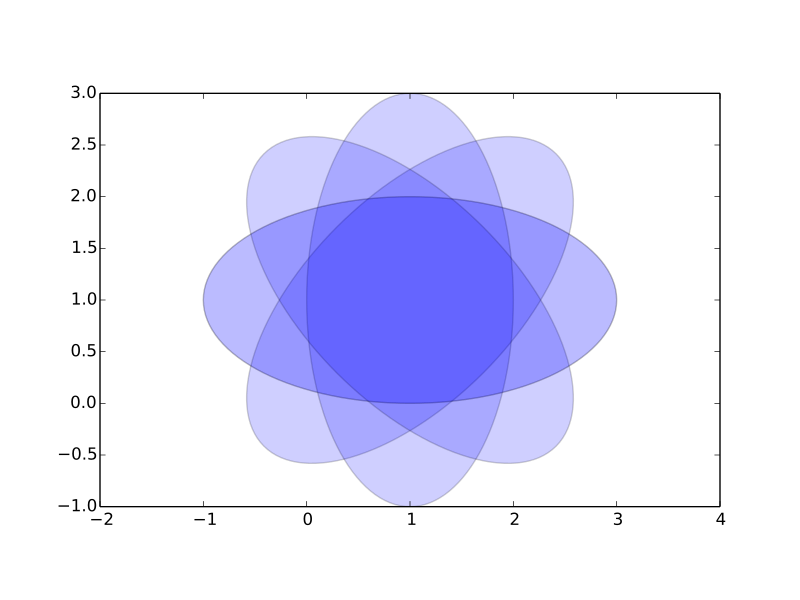

Recreate this plot in Python.

from pylab import xlim, ylim, arange, subplot, show
from matplotlib.patches import Ellipse

delta = 45.0 # degrees

angles = arange(0, 360+delta, delta)
ells = [Ellipse((1, 1), 4, 2, a) for a in angles]

a = subplot(111, aspect='equal')

for e in ells:
    e.set_clip_box(a.bbox)
    e.set_alpha(0.1)
    a.add_artist(e)

xlim(-2, 4)
ylim(-1, 3)

show()
